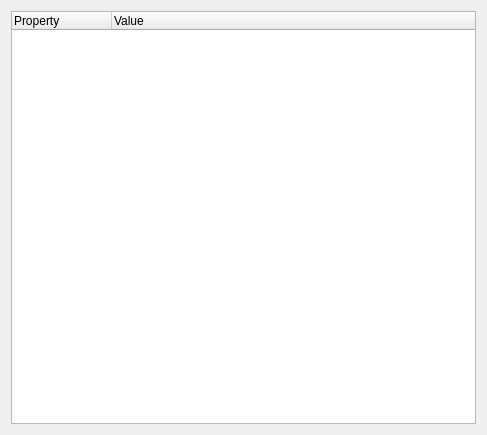
<?xml version="1.0" encoding="UTF-8"?>
<ui version="4.0">
 <class>mvd::DatasetPropertiesWidget</class>
 <widget class="QWidget" name="mvd::DatasetPropertiesWidget">
  <property name="geometry">
   <rect>
    <x>0</x>
    <y>0</y>
    <width>487</width>
    <height>435</height>
   </rect>
  </property>
  <property name="windowTitle">
   <string>Form</string>
  </property>
  <property name="locale">
   <locale language="C" country="AnyCountry"/>
  </property>
  <layout class="QGridLayout" name="gridLayout">
   <item row="0" column="0">
    <widget class="QTreeWidget" name="m_DatasetPropertiesTree">
     <property name="contextMenuPolicy">
      <enum>Qt::DefaultContextMenu</enum>
     </property>
     <column>
      <property name="text">
       <string>Property</string>
      </property>
     </column>
     <column>
      <property name="text">
       <string>Value</string>
      </property>
     </column>
    </widget>
   </item>
  </layout>
 </widget>
 <resources/>
 <connections/>
</ui>
